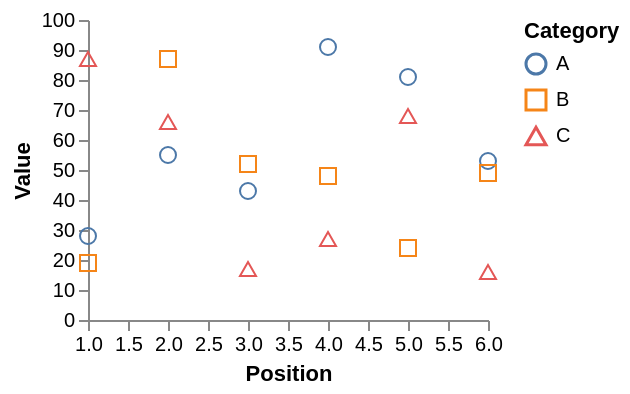

Here is the Vega-Lite specification saved for this chart:
### Vega specification from a JSON file in a GitHub repository (floating-point values rounded to 4 significant figures)
{"$schema": "https://vega.github.io/schema/vega/v6.json", "width": 200, "height": 150, "padding": 5, "data": [{"name": "table", "values": [{"index": 1, "value": 28, "position": 1, "category": "A"}, {"index": 2, "value": 55, "position": 2, "category": "A"}, {"index": 3, "value": 43, "position": 3, "category": "A"}, {"index": 4, "value": 91, "position": 4, "category": "A"}, {"index": 5, "value": 81, "position": 5, "category": "A"}, {"index": 6, "value": 53, "position": 6, "category": "A"}, {"index": 7, "value": 19, "position": 1, "category": "B"}, {"index": 8, "value": 87, "position": 2, "category": "B"}, {"index": 9, "value": 52, "position": 3, "category": "B"}, {"index": 10, "value": 48, "position": 4, "category": "B"}, {"index": 11, "value": 24, "position": 5, "category": "B"}, {"index": 12, "value": 49, "position": 6, "category": "B"}, {"index": 13, "value": 87, "position": 1, "category": "C"}, {"index": 14, "value": 66, "position": 2, "category": "C"}, {"index": 15, "value": 17, "position": 3, "category": "C"}, {"index": 16, "value": 27, "position": 4, "category": "C"}, {"index": 17, "value": 68, "position": 5, "category": "C"}, {"index": 18, "value": 16, "position": 6, "category": "C"}]}], "scales": [{"name": "scalePosition", "type": "linear", "range": "width", "domain": {"data": "table", "field": "position"}, "zero": false}, {"name": "scaleValue", "type": "linear", "range": "height", "domain": {"data": "table", "field": "value"}, "zero": true, "nice": true}, {"name": "colorCategory", "type": "ordinal", "range": "category", "domain": {"data": "table", "field": "category"}}, {"name": "symbolCategory", "type": "ordinal", "range": "symbol", "domain": {"data": "table", "field": "category"}}], "axes": [{"orient": "left", "scale": "scaleValue", "title": "Value"}, {"orient": "bottom", "scale": "scalePosition", "title": "Position"}], "legends": [{"stroke": "colorCategory", "shape": "symbolCategory", "title": "Category"}], "marks": [{"type": "symbol", "from": {"data": "table"}, "encode": {"enter": {"x": {"scale": "scalePosition", "field": "position"}, "y": {"scale": "scaleValue", "field": "value"}, "shape": {"scale": "symbolCategory", "field": "category"}, "stroke": {"scale": "colorCategory", "field": "category"}, "tooltip": {"signal": "datum"}}}}]}
